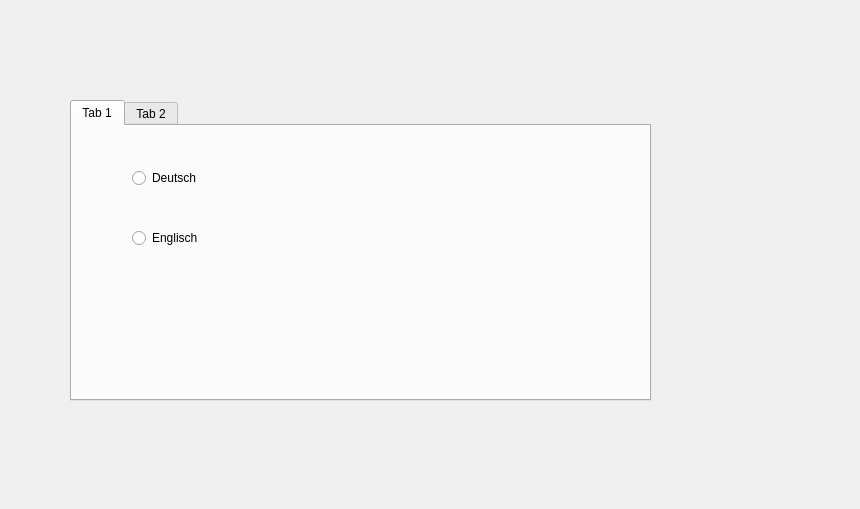
<?xml version="1.0" encoding="UTF-8"?>
<ui version="4.0">
 <class>Dialogmore</class>
 <widget class="QDialog" name="Dialogmore">
  <property name="geometry">
   <rect>
    <x>0</x>
    <y>0</y>
    <width>860</width>
    <height>509</height>
   </rect>
  </property>
  <property name="windowTitle">
   <string>Dialog</string>
  </property>
  <widget class="QTabWidget" name="tabWidget">
   <property name="geometry">
    <rect>
     <x>70</x>
     <y>100</y>
     <width>581</width>
     <height>301</height>
    </rect>
   </property>
   <property name="currentIndex">
    <number>0</number>
   </property>
   <widget class="QWidget" name="tab">
    <attribute name="title">
     <string>Tab 1</string>
    </attribute>
    <widget class="QRadioButton" name="radioButton">
     <property name="geometry">
      <rect>
       <x>60</x>
       <y>40</y>
       <width>110</width>
       <height>24</height>
      </rect>
     </property>
     <property name="text">
      <string>Deutsch</string>
     </property>
    </widget>
    <widget class="QRadioButton" name="radioButton_2">
     <property name="geometry">
      <rect>
       <x>60</x>
       <y>100</y>
       <width>110</width>
       <height>24</height>
      </rect>
     </property>
     <property name="text">
      <string>Englisch</string>
     </property>
    </widget>
   </widget>
   <widget class="QWidget" name="tab_2">
    <attribute name="title">
     <string>Tab 2</string>
    </attribute>
   </widget>
  </widget>
 </widget>
 <resources/>
 <connections/>
</ui>
